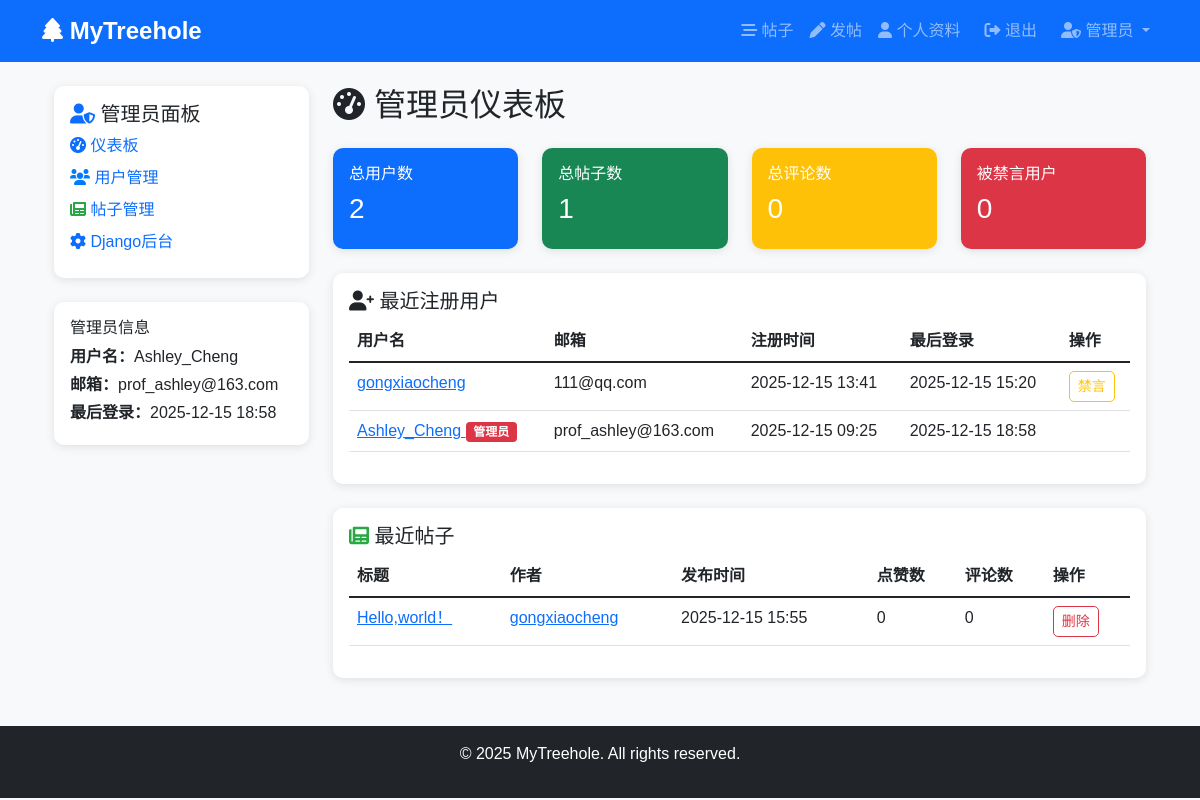
The page /admin_panel/dashboard/ (signed in) on the database its author committed.
### posts/models.py (models this page shows, shortened)
class Post(models.Model):
    PRIVACY_CHOICES = [
        ('public', '公开'),
        ('friends', '仅好友'),
        ('private', '仅自己'),
    ]
    author = models.ForeignKey(User, on_delete=models.CASCADE, related_name='posts')
    title = models.CharField(max_length=200)
    content = models.TextField()
    created_at = models.DateTimeField(auto_now_add=True)
    updated_at = models.DateTimeField(auto_now=True)
    privacy = models.CharField(max_length=10, choices=PRIVACY_CHOICES, default='public')
    likes_count = models.IntegerField(default=0)
    comments_count = models.IntegerField(default=0)
    class Meta:
        ordering = ['-created_at']

### accounts/views.py (the view)
    def wrapper(request, *args, **kwargs):
        if not request.user.is_authenticated:
            messages.error(request, '请先登录！')
            return redirect('login')
        if not request.user.is_superuser:
            messages.error(request, '您没有管理员权限！')
            return redirect('home')
        return view_func(request, *args, **kwargs)

### accounts/views.py (called while the page is built)
def admin_required(view_func):
    def wrapper(request, *args, **kwargs):
        if not request.user.is_authenticated:
            messages.error(request, '请先登录！')
            return redirect('login')
        if not request.user.is_superuser:
            messages.error(request, '您没有管理员权限！')
            return redirect('home')
        return view_func(request, *args, **kwargs)
    return wrapper

@login_required
@admin_required
def admin_dashboard(request):
    stats = {
        'total_users': User.objects.count(),
        'total_posts': Post.objects.count(),
        'total_comments': Comment.objects.count(),
        'muted_users': Profile.objects.filter(is_muted=True).count(),
        'active_today': User.objects.filter(last_login__date=timezone.now().date()).count(),
    }
    recent_users = User.objects.order_by('-date_joined')[:10]
    recent_posts = Post.objects.order_by('-created_at')[:10]
    context = {
        'stats': stats,
        'recent_users': recent_users,
        'recent_posts': recent_posts,
    }
    return render(request, 'accounts/admin_dashboard.html', context)

### templates/accounts/admin_dashboard.html (shortened to what this page needs)
{% extends 'base.html' %}
{% load static %}
{% block content %}
<div class="container-fluid">
    <div class="row">
        <div class="col-md-3">
            <div class="card mb-4">
                <div class="card-body">
                    <h5 class="card-title">
                        <i class="fas fa-user-shield text-primary"></i> 管理员面板
                    </h5>
                    <ul class="list-unstyled mb-0">
                        <li class="mb-2">
                            <a href="{% url 'admin_dashboard' %}" class="text-decoration-none">
                                <i class="fas fa-tachometer-alt"></i> 仪表板
                            </a>
                        </li>
                        <li class="mb-2">
                            <a href="{% url 'admin_users' %}" class="text-decoration-none">
                                <i class="fas fa-users"></i> 用户管理
                            </a>
                        </li>
                        <li class="mb-2">
                            <a href="{% url 'admin_posts' %}" class="text-decoration-none">
                                <i class="fas fa-newspaper"></i> 帖子管理
                            </a>
                        </li>
                        <li class="mb-2">
                            <a href="/admin/" class="text-decoration-none" target="_blank">
                                <i class="fas fa-cog"></i> Django后台
                            </a>
                        </li>
                    </ul>
                </div>
            </div>
            <div class="card">
                <div class="card-body">
                    <h6 class="card-title">管理员信息</h6>
                    <p class="mb-1"><strong>用户名：</strong>{{ user.username }}</p>
                    <p class="mb-1"><strong>邮箱：</strong>{{ user.email }}</p>
                    <p class="mb-1"><strong>最后登录：</strong>{{ user.last_login|date:"Y-m-d H:i" }}</p>
                </div>
            </div>
        </div>
        <div class="col-md-9">
            <h2 class="mb-4">
                <i class="fas fa-tachometer-alt"></i> 管理员仪表板
            </h2>
            <div class="row mb-4">
                <div class="col-md-3">
                    <div class="card text-white bg-primary">
                        <div class="card-body">
                            <h6 class="card-title">总用户数</h6>
                            <h3>{{ stats.total_users }}</h3>
                        </div>
                    </div>
                </div>
                <div class="col-md-3">
                    <div class="card text-white bg-success">
                        <div class="card-body">
                            <h6 class="card-title">总帖子数</h6>
                            <h3>{{ stats.total_posts }}</h3>
                        </div>
                    </div>
                </div>
                <div class="col-md-3">
                    <div class="card text-white bg-warning">
                        <div class="card-body">
                            <h6 class="card-title">总评论数</h6>
                            <h3>{{ stats.total_comments }}</h3>
                        </div>
                    </div>
                </div>
                <div class="col-md-3">
                    <div class="card text-white bg-danger">
                        <div class="card-body">
                            <h6 class="card-title">被禁言用户</h6>
                            <h3>{{ stats.muted_users }}</h3>
                        </div>
                    </div>
                </div>
            </div>
            <div class="card mb-4">
                <div class="card-body">
                    <h5 class="card-title">
                        <i class="fas fa-user-plus"></i> 最近注册用户
                    </h5>
                    <div class="table-responsive">
                        <table class="table table-hover">
                            <thead>
                                <tr>
                                    <th>用户名</th>
                                    <th>邮箱</th>
                                    <th>注册时间</th>
                                    <th>最后登录</th>
                                    <th>操作</th>
                                </tr>
                            </thead>
                            <tbody>
                                {% for user in recent_users %}
                                <tr>
                                    <td>
                                        <a href="{% url 'profile' %}?user={{ user.username }}">
                                            {{ user.username }}
                                        </a>
                                        {% if user.is_superuser %}
                                            <span class="badge bg-danger">管理员</span>
                                        {% endif %}
                                    </td>
                                    <td>{{ user.email }}</td>
                                    <td>{{ user.date_joined|date:"Y-m-d H:i" }}</td>
                                    <td>
                                        {% if user.last_login %}
                                            {{ user.last_login|date:"Y-m-d H:i" }}
                                        {% else %}
                                            从未登录
                                        {% endif %}
                                    </td>
                                    <td>
                                        {% if not user.is_superuser %}
                                            <a href="{% url 'toggle_user_mute' user.id %}" class="btn btn-sm btn-outline-warning">
                                                {% if user.profile.is_muted %}
                                                    解除禁言
                                                {% else %}
                                                    禁言
                                                {% endif %}
                                            </a>
                                        {% endif %}
                                    </td>
                                </tr>
                                {% empty %}
                                <tr>
                                    <td colspan="5" class="text-center">暂无用户数据</td>
                                </tr>
                                {% endfor %}
                            </tbody>
                        </table>
                    </div>
                </div>
            </div>
            <div class="card">
                <div class="card-body">
                    <h5 class="card-title">
                        <i class="fas fa-newspaper"></i> 最近帖子
                    </h5>
                    <div class="table-responsive">
                        <table class="table table-hover">
                            <thead>
                                <tr>
                                    <th>标题</th>
                                    <th>作者</th>
                                    <th>发布时间</th>
                                    <th>点赞数</th>
                                    <th>评论数</th>
                                    <th>操作</th>
                                </tr>
                            </thead>
                            <tbody>
                                {% for post in recent_posts %}
                                <tr>
                                    <td>
                                        <a href="{% url 'post_detail' post.id %}">
                                            {{ post.title|truncatechars:30 }}
                                        </a>
                                    </td>
                                    <td>
                                        <a href="{% url 'profile' %}?user={{ post.author.username }}">
                                            {{ post.author.username }}
                                        </a>
                                    </td>
                                    <td>{{ post.created_at|date:"Y-m-d H:i" }}</td>
                                    <td>{{ post.likes_count }}</td>
                                    <td>{{ post.comments_count }}</td>
                                    <td>
                                        <a href="{% url 'admin_delete_post' post.id %}?from_admin=1"
                                           class="btn btn-sm btn-outline-danger"
                                           onclick="return confirm('确定要删除这个帖子吗？')">
                                            删除
                                        </a>
                                    </td>
                                </tr>
                                {% empty %}
                                <tr>
                                    <td colspan="6" class="text-center">暂无帖子数据</td>
                                </tr>
                                {% endfor %}
                            </tbody>
                        </table>
                    </div>
                </div>
            </div>
        </div>
    </div>
</div>
{% endblock %}

### static/css/style.css (style rules this page uses)
body { font-family: 'Microsoft YaHei', sans-serif; background-color: #f8f9fa; }
.card { border: none; border-radius: 10px; box-shadow: 0 2px 10px rgba(0, 0, 0, 0.1); transition: transform 0.2s; }
.btn { border-radius: 5px; }
.fa-users { color: #007bff; }
.fa-newspaper { color: #28a745; }

### rows shown on the page
Post: title "Hello,world！", author.username "gongxiaocheng", created_at "2025-12-15 15:55", likes_count "0", comments_count "0"

### other values the page prints
{{ user.username }} "Ashley_Cheng"
{{ user.email }} "prof_ashley@163.com"
{{ user.last_login|date:"Y-m-d H:i" }} "2025-12-15 18:58"
{{ stats.total_users }} "2"
{{ stats.total_posts }} "1"
{{ stats.total_comments }} "0"
{{ stats.muted_users }} "0"
{{ user.username }} "gongxiaocheng"
{{ user.email }} "111@qq.com"
{{ user.date_joined|date:"Y-m-d H:i" }} "2025-12-15 13:41"
{{ user.last_login|date:"Y-m-d H:i" }} "2025-12-15 15:20"
{{ user.date_joined|date:"Y-m-d H:i" }} "2025-12-15 09:25"
